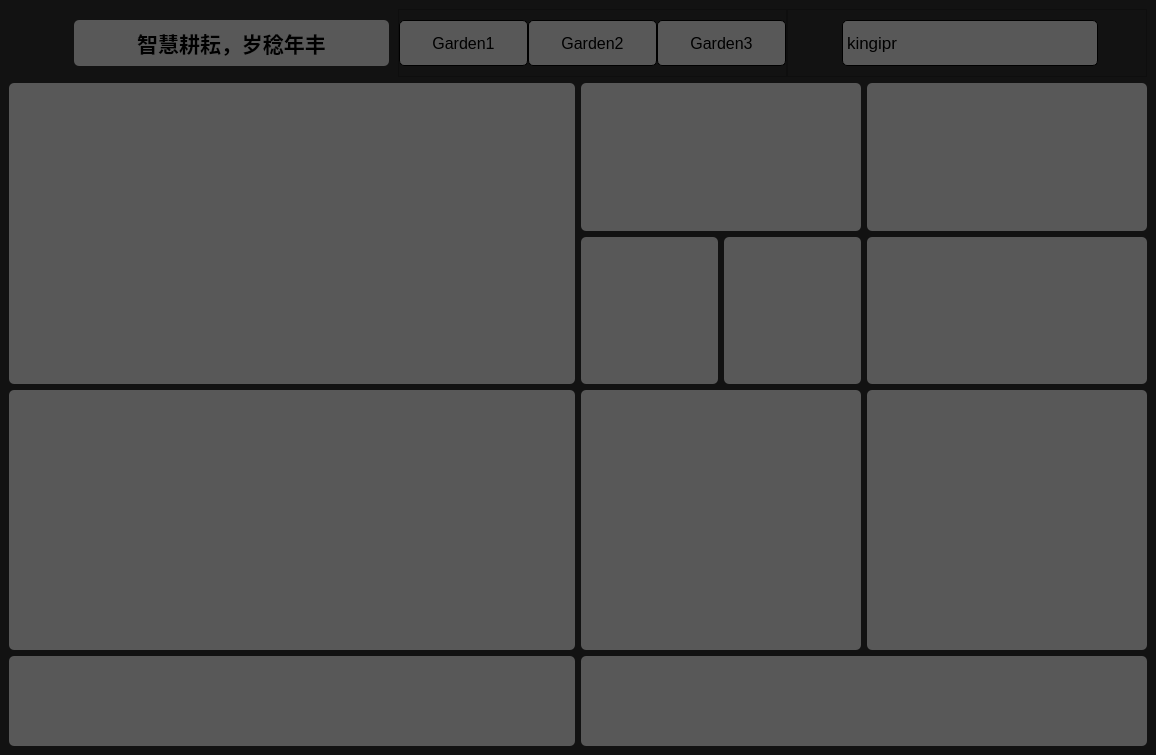
<?xml version="1.0" encoding="UTF-8"?>
<ui version="4.0">
 <class>MainWindow</class>
 <widget class="QMainWindow" name="MainWindow">
  <property name="geometry">
   <rect>
    <x>0</x>
    <y>0</y>
    <width>1156</width>
    <height>755</height>
   </rect>
  </property>
  <property name="minimumSize">
   <size>
    <width>900</width>
    <height>600</height>
   </size>
  </property>
  <property name="maximumSize">
   <size>
    <width>1800</width>
    <height>1200</height>
   </size>
  </property>
  <property name="windowTitle">
   <string>MainWindow</string>
  </property>
  <property name="styleSheet">
   <string notr="true">background-color: rgb(18, 18, 18);</string>
  </property>
  <widget class="QWidget" name="centralwidget">
   <property name="minimumSize">
    <size>
     <width>900</width>
     <height>600</height>
    </size>
   </property>
   <property name="maximumSize">
    <size>
     <width>1800</width>
     <height>1200</height>
    </size>
   </property>
   <layout class="QVBoxLayout" name="verticalLayout">
    <item>
     <widget class="QWidget" name="widget" native="true">
      <property name="minimumSize">
       <size>
        <width>0</width>
        <height>60</height>
       </size>
      </property>
      <property name="maximumSize">
       <size>
        <width>16777215</width>
        <height>80</height>
       </size>
      </property>
      <layout class="QHBoxLayout" name="horizontalLayout_6">
       <property name="spacing">
        <number>0</number>
       </property>
       <property name="leftMargin">
        <number>0</number>
       </property>
       <property name="topMargin">
        <number>0</number>
       </property>
       <property name="rightMargin">
        <number>0</number>
       </property>
       <property name="bottomMargin">
        <number>0</number>
       </property>
       <item>
        <widget class="QWidget" name="widget_19" native="true">
         <layout class="QHBoxLayout" name="horizontalLayout_9">
          <item>
           <widget class="QLabel" name="label_3">
            <property name="minimumSize">
             <size>
              <width>50</width>
              <height>50</height>
             </size>
            </property>
            <property name="maximumSize">
             <size>
              <width>50</width>
              <height>50</height>
             </size>
            </property>
            <property name="text">
             <string/>
            </property>
            <property name="pixmap">
             <pixmap>imag/icon.jpg</pixmap>
            </property>
            <property name="scaledContents">
             <bool>true</bool>
            </property>
            <property name="alignment">
             <set>Qt::AlignCenter</set>
            </property>
           </widget>
          </item>
          <item>
           <widget class="QLabel" name="label_4">
            <property name="minimumSize">
             <size>
              <width>0</width>
              <height>46</height>
             </size>
            </property>
            <property name="maximumSize">
             <size>
              <width>16777215</width>
              <height>46</height>
             </size>
            </property>
            <property name="font">
             <font>
              <pointsize>16</pointsize>
              <weight>75</weight>
              <bold>true</bold>
             </font>
            </property>
            <property name="styleSheet">
             <string notr="true">background-color: rgb(88, 88, 88);
border-radius:5px;</string>
            </property>
            <property name="text">
             <string>智慧耕耘，岁稔年丰</string>
            </property>
            <property name="alignment">
             <set>Qt::AlignCenter</set>
            </property>
           </widget>
          </item>
         </layout>
        </widget>
       </item>
       <item>
        <widget class="QFrame" name="frame">
         <property name="frameShape">
          <enum>QFrame::StyledPanel</enum>
         </property>
         <property name="frameShadow">
          <enum>QFrame::Raised</enum>
         </property>
         <layout class="QHBoxLayout" name="horizontalLayout_8">
          <property name="spacing">
           <number>0</number>
          </property>
          <property name="leftMargin">
           <number>0</number>
          </property>
          <property name="topMargin">
           <number>0</number>
          </property>
          <property name="rightMargin">
           <number>0</number>
          </property>
          <property name="bottomMargin">
           <number>0</number>
          </property>
          <item>
           <widget class="QPushButton" name="B1">
            <property name="maximumSize">
             <size>
              <width>16777215</width>
              <height>46</height>
             </size>
            </property>
            <property name="font">
             <font>
              <pointsize>12</pointsize>
             </font>
            </property>
            <property name="styleSheet">
             <string notr="true">#B1{
	background-color: rgb(88, 88, 88);
	color: rgb(0, 0, 0);
	border:1px solid rgb(0,0,0);
	border-radius:5px;
	Width:60;
Height:36
}
#B1:hover {
	background-color: rgb(255, 255, 255);
	color: rgb(0, 0, 0);
}
#B1:pressed {
	padding-top:3px;
	padding-left:3px;
}


</string>
            </property>
            <property name="text">
             <string>Garden1</string>
            </property>
           </widget>
          </item>
          <item>
           <widget class="QPushButton" name="B2">
            <property name="maximumSize">
             <size>
              <width>16777215</width>
              <height>46</height>
             </size>
            </property>
            <property name="font">
             <font>
              <pointsize>12</pointsize>
             </font>
            </property>
            <property name="styleSheet">
             <string notr="true">#B2{
	background-color: rgb(88, 88, 88);
	color: rgb(0, 0, 0);
	border:1px solid rgb(0,0,0);
	border-radius:5px;
	Width:60;
Height:36
}
#B2:hover {
	background-color: rgb(255, 255, 255);
	color: rgb(0, 0, 0);
}
#B2:pressed {
	padding-top:3px;
	padding-left:3px;
}


</string>
            </property>
            <property name="text">
             <string>Garden2</string>
            </property>
           </widget>
          </item>
          <item>
           <widget class="QPushButton" name="B3">
            <property name="maximumSize">
             <size>
              <width>16777215</width>
              <height>46</height>
             </size>
            </property>
            <property name="font">
             <font>
              <pointsize>12</pointsize>
             </font>
            </property>
            <property name="styleSheet">
             <string notr="true">#B3{
	background-color: rgb(88, 88, 88);
	color: rgb(0, 0, 0);
	border:1px solid rgb(0,0,0);
	border-radius:5px;
	Width:60;
Height:36
}
#B3:hover {
	background-color: rgb(255, 255, 255);
	color: rgb(0, 0, 0);
}
#B3:pressed {
	padding-top:3px;
	padding-left:3px;
}


</string>
            </property>
            <property name="text">
             <string>Garden3</string>
            </property>
           </widget>
          </item>
         </layout>
        </widget>
       </item>
       <item>
        <widget class="QFrame" name="frame_2">
         <property name="minimumSize">
          <size>
           <width>200</width>
           <height>0</height>
          </size>
         </property>
         <property name="maximumSize">
          <size>
           <width>360</width>
           <height>16777215</height>
          </size>
         </property>
         <property name="frameShape">
          <enum>QFrame::StyledPanel</enum>
         </property>
         <property name="frameShadow">
          <enum>QFrame::Raised</enum>
         </property>
         <layout class="QHBoxLayout" name="horizontalLayout_7">
          <property name="leftMargin">
           <number>6</number>
          </property>
          <property name="topMargin">
           <number>0</number>
          </property>
          <property name="rightMargin">
           <number>0</number>
          </property>
          <property name="bottomMargin">
           <number>0</number>
          </property>
          <item>
           <widget class="QLabel" name="label">
            <property name="minimumSize">
             <size>
              <width>36</width>
              <height>36</height>
             </size>
            </property>
            <property name="maximumSize">
             <size>
              <width>36</width>
              <height>36</height>
             </size>
            </property>
            <property name="text">
             <string/>
            </property>
            <property name="pixmap">
             <pixmap>imag/icon.jpg</pixmap>
            </property>
            <property name="scaledContents">
             <bool>true</bool>
            </property>
            <property name="alignment">
             <set>Qt::AlignCenter</set>
            </property>
           </widget>
          </item>
          <item>
           <widget class="QWidget" name="widget_20" native="true">
            <property name="minimumSize">
             <size>
              <width>80</width>
              <height>0</height>
             </size>
            </property>
            <layout class="QVBoxLayout" name="verticalLayout_4">
             <property name="spacing">
              <number>0</number>
             </property>
             <property name="leftMargin">
              <number>6</number>
             </property>
             <property name="topMargin">
              <number>6</number>
             </property>
             <property name="rightMargin">
              <number>6</number>
             </property>
             <property name="bottomMargin">
              <number>6</number>
             </property>
             <item>
              <widget class="QLabel" name="B5">
               <property name="maximumSize">
                <size>
                 <width>16777215</width>
                 <height>46</height>
                </size>
               </property>
               <property name="font">
                <font>
                 <pointsize>13</pointsize>
                </font>
               </property>
               <property name="mouseTracking">
                <bool>true</bool>
               </property>
               <property name="styleSheet">
                <string notr="true">#B5{
	
	background-color: rgb(88, 88, 88);
	color: rgb(0, 0, 0);
	border:1px solid rgb(0,0,0);
	border-radius:5px;
	Width:60;
Height:36
}


</string>
               </property>
               <property name="text">
                <string>kingipr</string>
               </property>
              </widget>
             </item>
            </layout>
           </widget>
          </item>
          <item>
           <widget class="QLabel" name="label_2">
            <property name="minimumSize">
             <size>
              <width>36</width>
              <height>36</height>
             </size>
            </property>
            <property name="maximumSize">
             <size>
              <width>36</width>
              <height>36</height>
             </size>
            </property>
            <property name="text">
             <string/>
            </property>
            <property name="pixmap">
             <pixmap resource="res.qrc">:/pic/imag/white/settings.svg</pixmap>
            </property>
            <property name="scaledContents">
             <bool>true</bool>
            </property>
            <property name="alignment">
             <set>Qt::AlignCenter</set>
            </property>
           </widget>
          </item>
         </layout>
        </widget>
       </item>
      </layout>
     </widget>
    </item>
    <item>
     <widget class="QWidget" name="widget_2" native="true">
      <property name="sizePolicy">
       <sizepolicy hsizetype="Expanding" vsizetype="Expanding">
        <horstretch>0</horstretch>
        <verstretch>0</verstretch>
       </sizepolicy>
      </property>
      <layout class="QHBoxLayout" name="horizontalLayout">
       <property name="leftMargin">
        <number>0</number>
       </property>
       <property name="topMargin">
        <number>0</number>
       </property>
       <property name="rightMargin">
        <number>0</number>
       </property>
       <property name="bottomMargin">
        <number>0</number>
       </property>
       <item>
        <widget class="QWidget" name="widget_5" native="true">
         <property name="sizePolicy">
          <sizepolicy hsizetype="Preferred" vsizetype="Expanding">
           <horstretch>0</horstretch>
           <verstretch>0</verstretch>
          </sizepolicy>
         </property>
         <property name="minimumSize">
          <size>
           <width>360</width>
           <height>220</height>
          </size>
         </property>
         <property name="maximumSize">
          <size>
           <width>2000</width>
           <height>1000</height>
          </size>
         </property>
         <property name="styleSheet">
          <string notr="true">background-color: rgb(88, 88, 88);
border-radius:5px;</string>
         </property>
         <layout class="QHBoxLayout" name="horizontalLayout_10">
          <item>
           <widget class="QGroupBox" name="groupBox">
            <property name="title">
             <string/>
            </property>
           </widget>
          </item>
         </layout>
        </widget>
       </item>
       <item>
        <widget class="QWidget" name="widget_6" native="true">
         <layout class="QHBoxLayout" name="horizontalLayout_2">
          <property name="leftMargin">
           <number>0</number>
          </property>
          <property name="topMargin">
           <number>0</number>
          </property>
          <property name="rightMargin">
           <number>0</number>
          </property>
          <property name="bottomMargin">
           <number>0</number>
          </property>
          <item>
           <widget class="QWidget" name="widget_7" native="true">
            <layout class="QVBoxLayout" name="verticalLayout_2">
             <property name="leftMargin">
              <number>0</number>
             </property>
             <property name="topMargin">
              <number>0</number>
             </property>
             <property name="rightMargin">
              <number>0</number>
             </property>
             <property name="bottomMargin">
              <number>0</number>
             </property>
             <item>
              <widget class="QWidget" name="widget_9" native="true">
               <property name="styleSheet">
                <string notr="true">background-color: rgb(88, 88, 88);
border-radius:5px;</string>
               </property>
              </widget>
             </item>
             <item>
              <widget class="QWidget" name="widget_10" native="true">
               <property name="styleSheet">
                <string notr="true"/>
               </property>
               <layout class="QHBoxLayout" name="horizontalLayout_3">
                <property name="leftMargin">
                 <number>0</number>
                </property>
                <property name="topMargin">
                 <number>0</number>
                </property>
                <property name="rightMargin">
                 <number>0</number>
                </property>
                <property name="bottomMargin">
                 <number>0</number>
                </property>
                <item>
                 <widget class="QWidget" name="widget_14" native="true">
                  <property name="styleSheet">
                   <string notr="true">background-color: rgb(88, 88, 88);
border-radius:5px;</string>
                  </property>
                 </widget>
                </item>
                <item>
                 <widget class="QWidget" name="widget_13" native="true">
                  <property name="styleSheet">
                   <string notr="true">background-color: rgb(88, 88, 88);
border-radius:5px;</string>
                  </property>
                 </widget>
                </item>
               </layout>
              </widget>
             </item>
            </layout>
           </widget>
          </item>
          <item>
           <widget class="QWidget" name="widget_8" native="true">
            <layout class="QVBoxLayout" name="verticalLayout_3">
             <property name="leftMargin">
              <number>0</number>
             </property>
             <property name="topMargin">
              <number>0</number>
             </property>
             <property name="rightMargin">
              <number>0</number>
             </property>
             <property name="bottomMargin">
              <number>0</number>
             </property>
             <item>
              <widget class="QWidget" name="widget_11" native="true">
               <property name="styleSheet">
                <string notr="true">background-color: rgb(88, 88, 88);
border-radius:5px;</string>
               </property>
              </widget>
             </item>
             <item>
              <widget class="QWidget" name="widget_12" native="true">
               <property name="styleSheet">
                <string notr="true">background-color: rgb(88, 88, 88);
border-radius:5px;</string>
               </property>
              </widget>
             </item>
            </layout>
           </widget>
          </item>
         </layout>
        </widget>
       </item>
      </layout>
     </widget>
    </item>
    <item>
     <widget class="QWidget" name="widget_3" native="true">
      <layout class="QHBoxLayout" name="horizontalLayout_4">
       <property name="leftMargin">
        <number>0</number>
       </property>
       <property name="topMargin">
        <number>0</number>
       </property>
       <property name="rightMargin">
        <number>0</number>
       </property>
       <property name="bottomMargin">
        <number>0</number>
       </property>
       <item>
        <widget class="QWidget" name="widget_15" native="true">
         <property name="minimumSize">
          <size>
           <width>360</width>
           <height>260</height>
          </size>
         </property>
         <property name="maximumSize">
          <size>
           <width>2000</width>
           <height>1000</height>
          </size>
         </property>
         <property name="styleSheet">
          <string notr="true">background-color: rgb(88, 88, 88);
border-radius:5px;</string>
         </property>
        </widget>
       </item>
       <item>
        <widget class="QWidget" name="widget_16" native="true">
         <layout class="QHBoxLayout" name="horizontalLayout_5">
          <property name="leftMargin">
           <number>0</number>
          </property>
          <property name="topMargin">
           <number>0</number>
          </property>
          <property name="rightMargin">
           <number>0</number>
          </property>
          <property name="bottomMargin">
           <number>0</number>
          </property>
          <item>
           <widget class="QWidget" name="widget_17" native="true">
            <property name="styleSheet">
             <string notr="true">background-color: rgb(88, 88, 88);
border-radius:5px;</string>
            </property>
           </widget>
          </item>
          <item>
           <widget class="QWidget" name="widget_18" native="true">
            <property name="styleSheet">
             <string notr="true">background-color: rgb(88, 88, 88);
border-radius:5px;</string>
            </property>
           </widget>
          </item>
         </layout>
        </widget>
       </item>
      </layout>
     </widget>
    </item>
    <item>
     <widget class="QWidget" name="widget_4" native="true">
      <property name="minimumSize">
       <size>
        <width>0</width>
        <height>90</height>
       </size>
      </property>
      <layout class="QHBoxLayout" name="horizontalLayout_11">
       <property name="spacing">
        <number>6</number>
       </property>
       <property name="leftMargin">
        <number>0</number>
       </property>
       <property name="topMargin">
        <number>0</number>
       </property>
       <property name="rightMargin">
        <number>0</number>
       </property>
       <property name="bottomMargin">
        <number>0</number>
       </property>
       <item>
        <widget class="QWidget" name="widget_21" native="true">
         <property name="styleSheet">
          <string notr="true">background-color: rgb(88, 88, 88);
border-radius:5px;</string>
         </property>
        </widget>
       </item>
       <item>
        <widget class="QWidget" name="widget_22" native="true">
         <property name="styleSheet">
          <string notr="true">background-color: rgb(88, 88, 88);
border-radius:5px;</string>
         </property>
        </widget>
       </item>
      </layout>
     </widget>
    </item>
   </layout>
  </widget>
 </widget>
 <resources>
  <include location="res.qrc"/>
 </resources>
 <connections/>
</ui>
